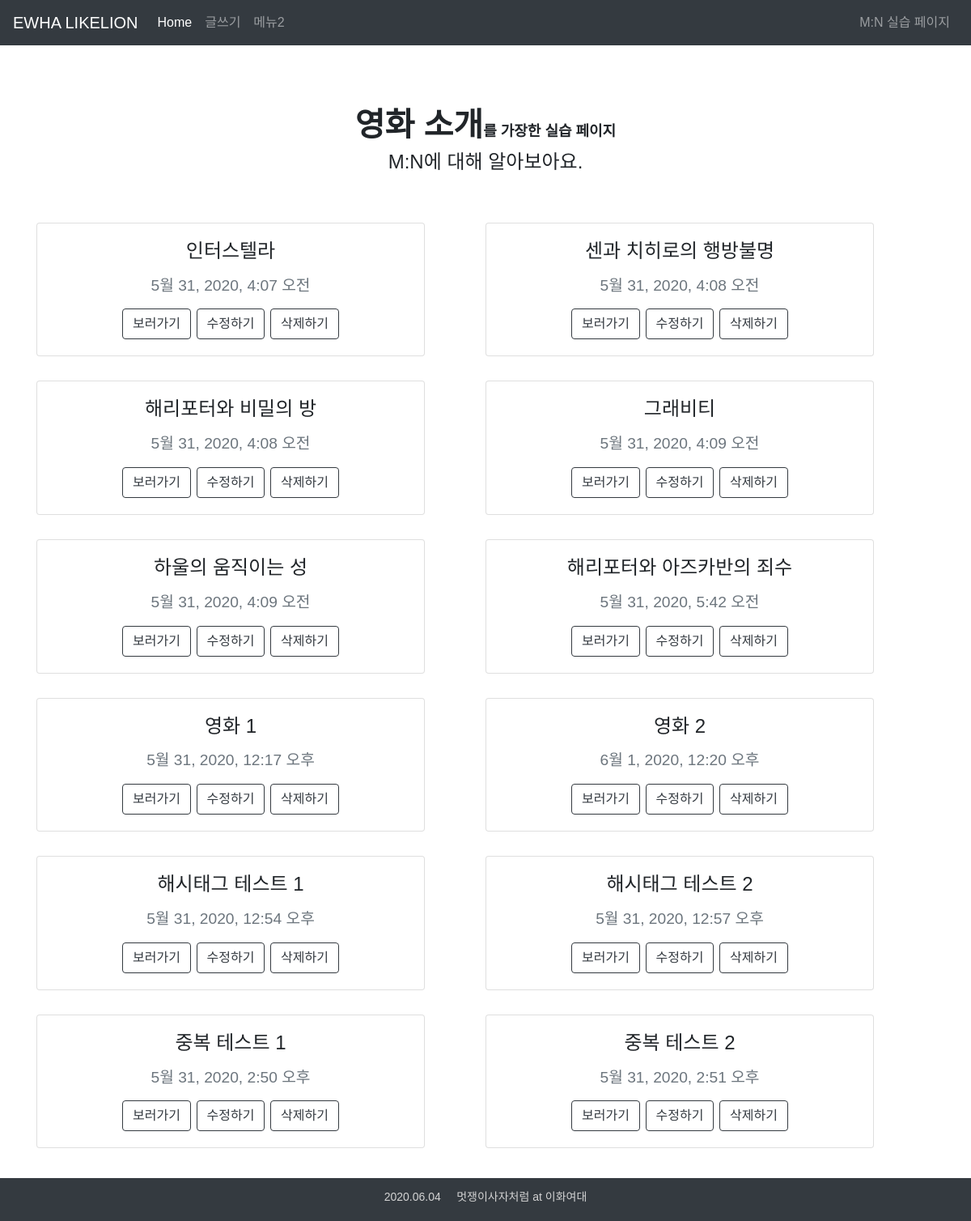
The page / on the database its author committed.
### blog/models.py (models this page shows, shortened)
class Blog(models.Model):
    title = models.CharField(max_length=200)
    pub_date = models.DateTimeField('date published')
    body = models.TextField()
    hashtag = models.ManyToManyField(Hashtag)

### blog/views.py (the view)
# urls.py: 2. Add a URL to urlpatterns:  path('', views.home, name='home')
def home(request):
    blogs = Blog.objects
    return render(request, 'home.html', {'blogs': blogs})

### blog/templates/home.html (shortened to what this page needs)
<!DOCTYPE html>
<html lang="en">
<head>
    <link rel="stylesheet" href="https://stackpath.bootstrapcdn.com/bootstrap/4.5.0/css/bootstrap.min.css">
</head>
<body>
<nav class="navbar navbar-expand-lg navbar-dark bg-dark">
    <a class="navbar-brand" href="#">EWHA LIKELION</a>
  <div class="collapse navbar-collapse" id="navbarText">
    <ul class="navbar-nav mr-auto">
      <li class="nav-item active">
        <a class="nav-link" href="#">Home <span class="sr-only">(current)</span></a>
      </li>
      <li class="nav-item">
        <a class="nav-link" href="{% url 'new' %}">글쓰기</a>
      </li>
      <li class="nav-item">
        <a class="nav-link" href="#">메뉴2</a>
      </li>
    </ul>
    <span class="navbar-text">
      M:N 실습 페이지
    </span>
  </div>
</nav>
<h1>영화 소개<span style="font-weight: 600; font-size: 18px;">를 가장한 실습 페이지</span></h1>
<h4>M:N에 대해 알아보아요.</>
<div class ="container">
{%  for blog in blogs.all  %}
    <div class="card text-center">
        <div class="card-body">
            <h4 class="card-title">{{ blog.title }}</h4>
            <p class="card-text"><small class="text-muted">{{ blog.pub_date }}</small></p>
            <a href="{% url 'detail' blog.id %}" class="btn btn-outline-dark">보러가기</a>
            <a href="{% url 'edit' blog.id %}" class="btn btn-outline-dark">수정하기</a>
            <a href="{% url 'delete' blog.id %}" class="btn btn-outline-dark">삭제하기</a>
        </div>
    </div>
{% endfor %}
</div>
<footer class="navbar-expand-lg navbar-dark bg-dark">
    <p>2020.06.04 &nbsp;&nbsp;&nbsp; 멋쟁이사자처럼 at 이화여대</p>
</footer>
</body>
</html>

### blog/templates/home.html (style rules this page uses)
div, h1, h4, p, a { font-family: 'Noto Sans KR', sans-serif; text-align: center; }
.navbar { position: fixed; left:0; top:0; width: 100%; z-index:999; }
.navbar-text { margin-right: 10px; }
h1 { font-weight: 900; margin-top: 130px; }
.container { text-align: left; display: grid; grid-template-columns: 1fr 1fr; margin: 30px auto 90px auto; }
.card { display: inline-block; margin: 30px 0 0 0; width: 30rem; }
footer { position: fixed; left:0; bottom:0; width:100%; font-weight: 100; color: lightgray; margin-top: 10vh; }
footer p { font-size: 14px; font-weight: 500; padding: 15px 0 5px 0; }

### rows shown on the page
Blog: title "인터스텔라", pub_date "5월 31, 2020, 4:07 오전"
Blog: title "센과 치히로의 행방불명", pub_date "5월 31, 2020, 4:08 오전"
Blog: title "해리포터와 비밀의 방", pub_date "5월 31, 2020, 4:08 오전"
Blog: title "그래비티", pub_date "5월 31, 2020, 4:09 오전"
Blog: title "하울의 움직이는 성", pub_date "5월 31, 2020, 4:09 오전"
Blog: title "해리포터와 아즈카반의 죄수", pub_date "5월 31, 2020, 5:42 오전"
Blog: title "영화 1", pub_date "5월 31, 2020, 12:17 오후"
Blog: title "영화 2", pub_date "6월 1, 2020, 12:20 오후"
Blog: title "해시태그 테스트 1", pub_date "5월 31, 2020, 12:54 오후"
Blog: title "해시태그 테스트 2", pub_date "5월 31, 2020, 12:57 오후"
Blog: title "중복 테스트 1", pub_date "5월 31, 2020, 2:50 오후"
Blog: title "중복 테스트 2", pub_date "5월 31, 2020, 2:51 오후"
